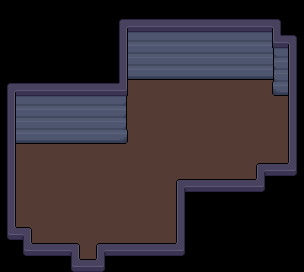

Tiled map render using the project's own tile images. Description and the whole map definition, tile-layer contents included, below:
An orthogonal 19x17 tile map with 16x16 px tiles, 3 tile layers (Base, Ground, Upper), 2 tilesets and 1 object (Entrance).

<map version="1.10" tiledversion="1.10.2" orientation="orthogonal" renderorder="right-down" width="19" height="17" tilewidth="16" tileheight="16" infinite="0" nextlayerid="22" nextobjectid="67">
 <properties>
  <property name="FillerID" value="60-100" />
  <property name="FillerPercent" type="float" value="0.2" />
  <property name="FillerRate" type="float" value="0.1" />
  <property name="MapType" value="Cave" />
  <property name="Randomize" type="bool" value="true" />
  <property name="ResourceItemID" value="23-C" />
  <property name="ResourceObjectID" value="53-U" />
  <property name="ResourceTotal" value="2-4" />
 </properties>
 <tileset firstgid="1" source="../Tilesets/tilesetManorGrounds.tsx" />
 <tileset firstgid="626" source="../Tilesets/tsWalls_Floors.tsx" />
 <layer id="19" name="Base" width="19" height="17">
  <data encoding="csv">
693,693,693,693,693,693,693,693,693,693,693,693,693,693,693,693,693,693,693,
693,693,693,693,693,693,693,693,693,693,693,693,693,693,693,693,693,693,693,
693,693,693,693,693,693,693,693,693,693,693,693,693,693,693,693,693,677,693,
693,693,693,693,693,693,693,693,693,693,693,693,693,693,693,693,693,699,693,
693,693,693,693,693,693,693,693,693,693,693,693,693,693,693,693,693,721,693,
693,693,693,693,693,693,693,1001,1001,1001,1001,1001,1001,1001,1001,1001,1001,1001,693,
693,693,693,693,693,693,693,1001,1001,1001,1001,1001,1001,1001,1001,1001,1001,1001,693,
693,693,693,693,693,693,693,1001,1001,1001,1001,1001,1001,1001,1001,1001,1001,1001,693,
693,693,693,693,693,693,693,1001,1001,1001,1001,1001,1001,1001,1001,1001,1001,1001,693,
693,1001,1001,1001,1001,1001,1001,1001,1001,1001,1001,1001,1001,1001,1001,1001,1001,1001,693,
693,1001,1001,1001,1001,1001,1001,1001,1001,1001,1001,1001,1001,1001,1001,1001,1001,1001,693,
693,1001,1001,1001,1001,1001,1001,1001,1001,1001,1001,1001,1001,1001,1001,1001,1001,693,693,
693,1001,1001,1001,1001,1001,1001,1001,1001,1001,1001,693,693,693,693,693,693,693,693,
693,1001,1001,1001,1001,1001,1001,1001,1001,1001,1001,693,693,693,693,693,693,693,693,
693,1001,1001,1001,1001,1001,1001,1001,1001,1001,1001,693,693,693,693,693,693,693,693,
693,1001,1001,1001,1001,1001,1001,1001,1001,1001,1001,693,693,693,693,693,693,693,693,
693,693,693,693,693,1001,693,693,693,693,693,693,693,693,693,693,693,693,693
</data>
 </layer>
 <layer id="20" name="Ground" width="19" height="17">
  <data encoding="csv">
0,0,0,0,0,0,0,0,0,0,0,0,0,0,0,0,0,0,0,
0,0,0,0,0,0,0,742,655,655,655,655,655,655,655,655,655,743,0,
0,0,0,0,0,0,0,744,677,677,677,677,677,677,677,677,677,654,743,
0,0,0,0,0,0,0,744,699,699,699,699,699,699,699,699,699,676,766,
0,0,0,0,0,0,0,744,721,721,721,721,721,721,721,721,721,698,766,
742,655,655,655,655,655,655,656,0,0,0,0,0,0,0,0,0,720,766,
744,677,677,677,677,677,677,678,0,0,0,0,0,0,0,0,0,0,766,
744,699,699,699,699,699,699,700,0,0,0,0,0,0,0,0,0,0,766,
744,721,721,721,721,721,721,722,0,0,0,0,0,0,0,0,0,0,766,
744,0,0,0,0,0,0,0,0,0,0,0,0,0,0,0,0,0,766,
744,0,0,0,0,0,0,0,0,0,0,0,0,0,0,0,0,0,765,
744,0,0,0,0,0,0,0,0,0,0,0,0,0,0,0,765,0,0,
744,0,0,0,0,0,0,0,0,0,0,766,0,0,0,0,0,0,0,
744,0,0,0,0,0,0,0,0,0,0,766,0,0,0,0,0,0,0,
764,0,0,0,0,0,0,0,0,0,0,766,0,0,0,0,0,0,0,
0,764,0,0,0,0,0,0,0,0,0,765,0,0,0,0,0,0,0,
0,0,0,0,764,0,765,0,0,0,0,0,0,0,0,0,0,0,0
</data>
 </layer>
 <layer id="21" name="Upper" width="19" height="17">
  <data encoding="csv">
858,0,0,0,0,0,0,0,0,0,0,0,0,0,0,0,0,859,0,
880,0,0,0,0,0,0,0,0,0,0,0,0,0,0,0,0,881,0,
880,0,0,0,0,0,0,0,0,0,0,0,0,0,0,0,0,881,0,
0,0,0,0,0,0,0,0,0,0,0,0,0,0,0,0,0,0,0,
0,0,0,0,0,0,0,0,0,0,0,0,0,0,0,0,0,0,0,
0,0,0,0,0,0,0,0,0,0,0,0,0,0,0,0,0,0,0,
0,0,0,0,0,0,0,0,0,0,0,0,0,0,0,0,0,0,0,
0,0,0,0,0,0,0,0,0,0,0,0,0,0,0,0,0,0,0,
0,0,0,0,0,0,0,0,0,0,0,0,0,0,0,0,0,0,0,
0,0,0,0,0,0,0,0,0,0,0,0,0,0,0,0,0,0,0,
0,0,0,0,0,0,0,0,0,0,0,0,0,0,0,0,632,633,0,
0,0,0,0,0,0,0,0,0,0,0,632,633,633,633,633,765,0,0,
0,0,0,0,0,0,0,0,0,0,0,0,0,0,0,0,0,0,0,
0,0,0,0,0,0,0,0,0,0,0,0,0,0,0,0,0,0,0,
0,634,0,0,0,0,0,0,0,0,0,0,0,0,0,0,0,0,0,
0,771,633,633,634,771,632,633,633,633,633,771,771,771,771,771,771,0,0,
0,0,0,0,0,633,0,0,771,0,0,0,0,0,0,0,0,0,0
</data>
 </layer>
 <objectgroup id="4" name="Travel">
  <object id="51" name="Entrance" x="80" y="268" width="16" height="4">
   <properties>
    <property name="EntranceDir" value="Up" />
    <property name="Map" value="mapFoothills_Small" />
   </properties>
  </object>
 </objectgroup>
 <objectgroup id="5" name="MapObject" />
 <objectgroup id="6" name="Character" />
</map>
